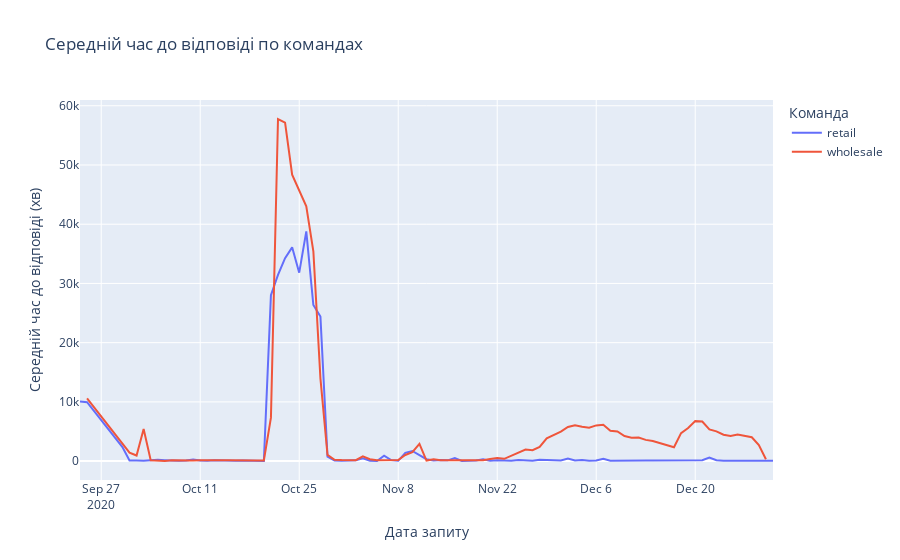

Notebook cell for this chart:
### Code cell
px.line(
    team_daily_avg,
    x='request_date',
    y='time_to_start',
    color='team',
    title='Середній час до відповіді по командах',
    labels={
        'request_date': 'Дата запиту',
        'time_to_start': 'Середній час до відповіді (хв)',
        'team': 'Команда'
    }
)
